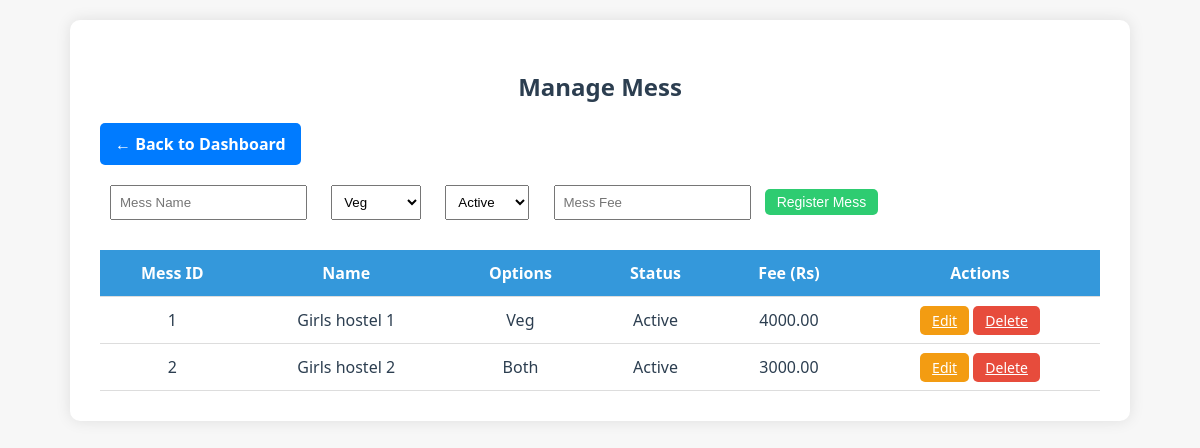
The app's page /admin/manage_mess.php with its own data.
### tables this page shows
CREATE TABLE `mess` (
  `Mess_ID` int(11) NOT NULL,
  `Name` varchar(100) NOT NULL,
  `Options` enum('Veg','Non-Veg','Both') DEFAULT NULL,
  `Food_Status` enum('Active','Inactive') DEFAULT NULL,
  `Mess_Fee` decimal(10,2) NOT NULL
);

### admin/manage_mess.php (the view, shortened to what this page needs)
<?php
include('../includes/db_connect.php');
$edit_mess = null;
?>
<!DOCTYPE html>
<html lang="en">
<head>
  <link rel="stylesheet" href="../assets/css/style.css">
</head>
<body>
<div class="container">
  <h2><?= $edit_mess ? 'Edit Mess' : 'Manage Mess' ?></h2>
  <a href="../admin/dashboard.php" class="dashboard-btn">← Back to Dashboard</a>
  <form method="POST">
    <input type="text" name="mess_name" placeholder="Mess Name" required value="<?= $edit_mess['Name'] ?? '' ?>">
    <select name="options" required>
      <option value="Veg" <?= isset($edit_mess) && $edit_mess['Options'] == 'Veg' ? 'selected' : '' ?>>Veg</option>
    </select>
    <select name="status" required>
      <option value="Active" <?= isset($edit_mess) && $edit_mess['Food_Status'] == 'Active' ? 'selected' : '' ?>>Active</option>
    </select>
    <input type="number" step="0.01" name="fee" placeholder="Mess Fee" required value="<?= $edit_mess['Mess_Fee'] ?? '' ?>">
    <button type="submit" name="<?= $edit_mess ? 'update' : 'add' ?>" class="btn btn-add">
      <?= $edit_mess ? 'Update Mess' : 'Register Mess' ?>
    </button>
  </form>
  <table>
    <tr>
      <th>Mess ID</th>
      <th>Name</th>
      <th>Options</th>
      <th>Status</th>
      <th>Fee (Rs)</th>
      <th>Actions</th>
    </tr>
    <?php
    $query = "SELECT * FROM mess";
    $result = $conn->query($query);
    while ($row = $result->fetch_assoc()):
    ?>
      <tr>
        <td><?= $row['Mess_ID'] ?></td>
        <td><?= $row['Name'] ?></td>
        <td><?= $row['Options'] ?></td>
        <td><?= $row['Food_Status'] ?></td>
        <td><?= $row['Mess_Fee'] ?></td>
        <td>
          <a href="manage_mess.php?edit=<?= $row['Mess_ID'] ?>" class="btn btn-edit">Edit</a>
          <a href="manage_mess.php?delete=<?= $row['Mess_ID'] ?>" class="btn btn-delete" onclick="return confirm('Are you sure?');">Delete</a>
        </td>
      </tr>
    <?php endwhile; ?>
  </table>
</div>
</body>
</html>

### admin/manage_mess.php (style rules this page uses)
body { font-family: 'Segoe UI', Tahoma, Geneva, Verdana, sans-serif; margin: 0; padding: 20px; background: #f7f7f7; }
h2 { text-align: center; color: #2c3e50; }
.container { max-width: 1000px; margin: auto; background: #fff; padding: 30px; border-radius: 10px; box-shadow: 0 0 15px rgba(0,0,0,0.1); }
table { width: 100%; border-collapse: collapse; margin-top: 20px; }
th, td { padding: 12px; border-bottom: 1px solid #ddd; text-align: center; }
th { background: #3498db; color: #fff; }
td { color: #2c3e50; }
.btn { padding: 5px 12px; border: none; border-radius: 5px; cursor: pointer; font-size: 14px; }
.btn-edit { background-color: #f39c12; color: white; }
.btn-delete { background-color: #e74c3c; color: white; }
.btn-add { background-color: #2ecc71; color: white; margin-bottom: 15px; }
form input, form select { padding: 8px; margin: 5px 10px; }
.dashboard-btn { display: inline-block; background-color: #007bff; color: white; padding: 10px 15px; border-radius: 5px; text-decoration: none; font-weight: bold; margin-bottom: 15px; }

### records on screen
mess: Mess_ID "1", Name "Girls hostel 1", Options "Veg", Food_Status "Active", Mess_Fee "4000.00"
mess: Mess_ID "2", Name "Girls hostel 2", Options "Both", Food_Status "Active", Mess_Fee "3000.00"
